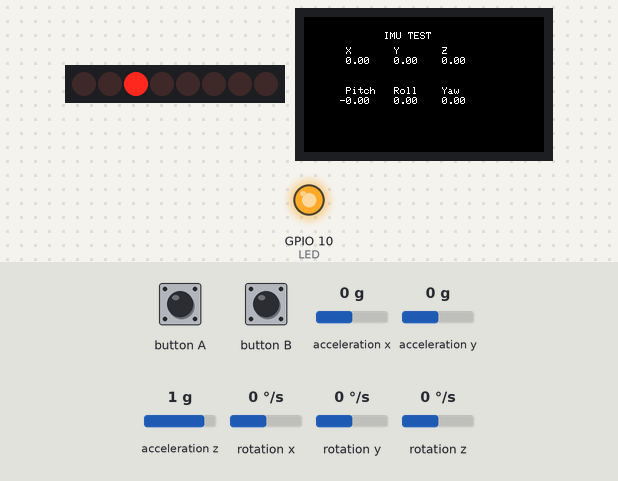
Simulated run of this sketch. Board: ESP32. Parts: 8 shift-register outputs drawn as a row of LEDs (first output left, lit = HIGH), 240×135 colour display, output pins drawn as LEDs (lit = HIGH). Wiring (inferred from the names in the program): shift register (74HC595): data GPIO 26; shift clock GPIO 25; latch GPIO 0. Wiring (inferred from the signals the program sends): row of LEDs: on Q0, Q1, Q2, Q3, Q4, Q5, Q6, Q7. Inputs (shaded band) come from the test bench; at power-on: acceleration x 0 g, acceleration y 0 g, acceleration z 1 g, rotation x 0 °/s, rotation y 0 °/s, rotation z 0 °/s. WiFi joins after 1.5 s; servers stay silent unless stated; web services answer with replies made up by the test bench; pins used as bus, display or sensor lines are not drawn; what the sketch prints to the serial monitor is not drawn.

Above: at 3.86 s.
3.9 s: acceleration x set to -1.4 g
At 4.59 s:
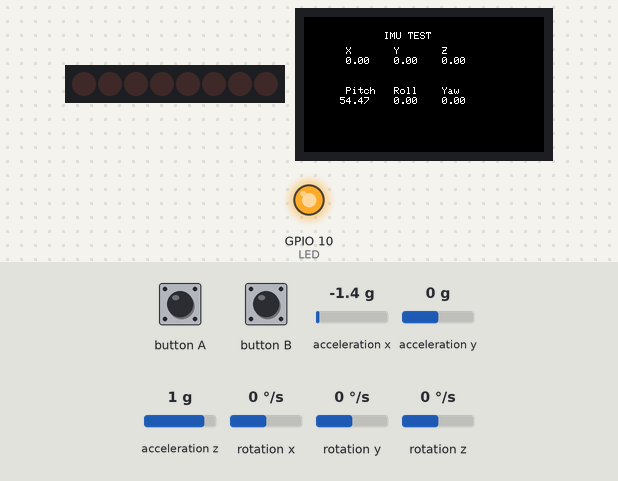
5.7 s: acceleration y set to -1.4 g
At 6.54 s:
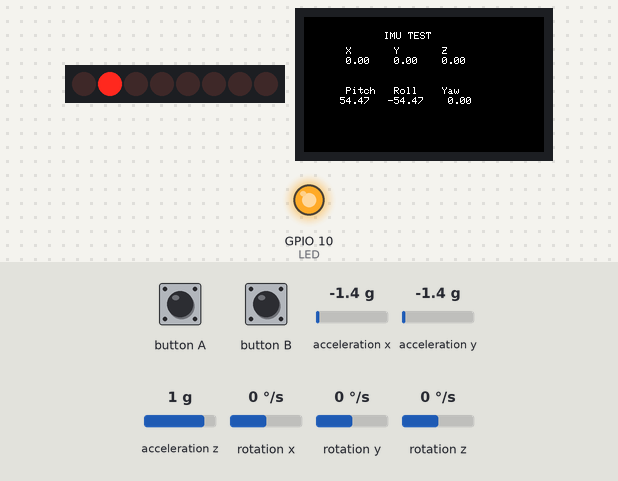
7.8 s: acceleration z set to -1.4 g
At 8.46 s:
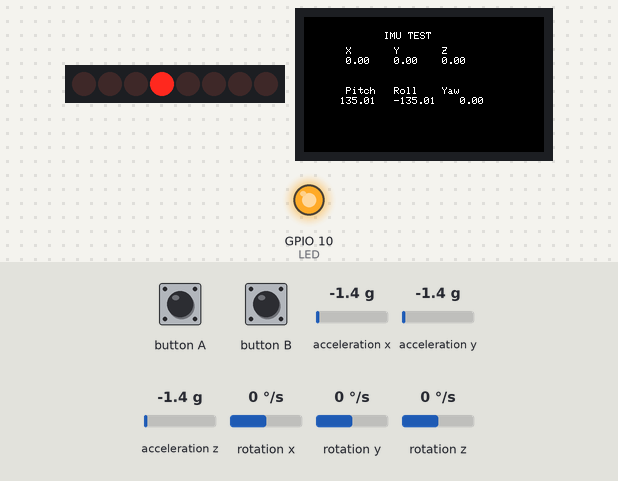
9.6 s: rotation x set to -192 °/s
At 10.51 s:
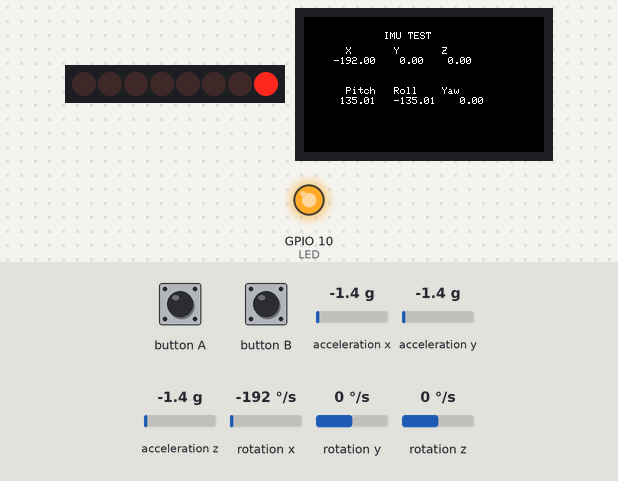
11.4 s: rotation y set to -32 °/s
At 11.96 s:
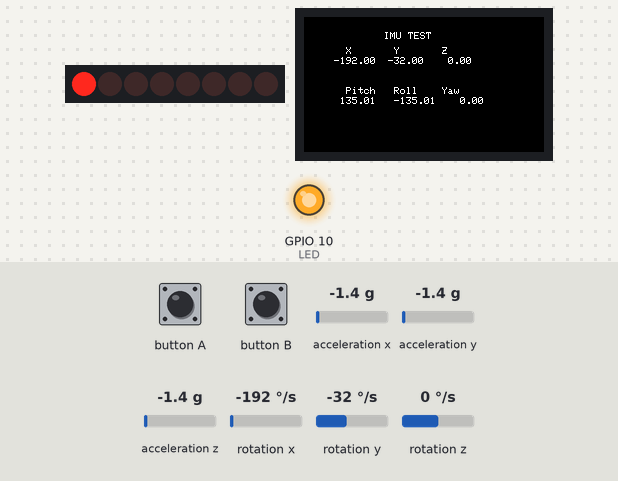
13.3 s: rotation y set to -38 °/s
At 31.9 s:
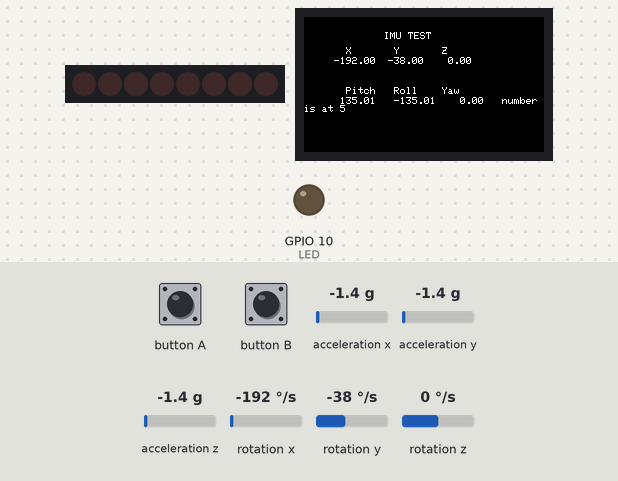
Timing chart, 0 to 32.6 s (numbered marks = the images above; inputs shaded):
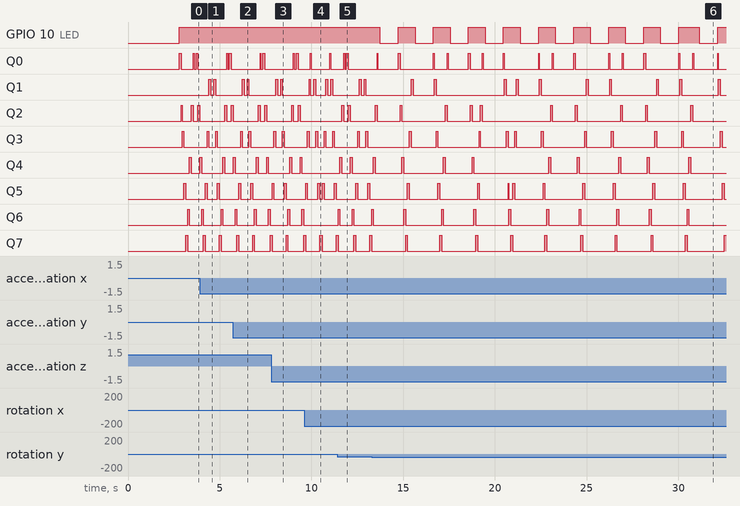

Measured:
- the behaviour switches between -34 and -35 °/s on rotation y (found by bisection; images 5 and 6)
- after the input at 13.3 s, GPIO 10 (LED): goes 8 × (LOW 1.0 s, HIGH 0.91 s), LOW 1.0 s, HIGH 1.1 s, LOW 1.0 s, then HIGH, starting after 0.43 s
- what the display in image 6 shows lasts 1.1 s, from 31.0 s to 32.1 s

The sketch:

NameBadgeWithStumbleMeter.ino
```cpp
#include <ETH.h>
#include <M5StickCPlus.h>
#include <WiFi.h>
#include "secrets.h"
#include<HTTPClient.h>

char ssid[] = SECRET_SSID;   // your network SSID (name)
char pass[] = SECRET_PASS;   // your network password
int keyIndex = 0;            // your network key Index number (needed only for WEP)
WiFiClient  client;

const char* resource = "/trigger/Button_Press/with/key/f7es5dadMw0EoH0c0WuLun0BzBXdzlU-2UUK4uXjTTb";
const char* server = "maker.ifttt.com";

int datapin = 26; //blue
int clockpin = 25; //green
int latchpin = 0; //yellow

// We'll also declare a global variable for the data we're
// sending to the shift register:

byte data = 0;

float gyroX = 0.0F;
float gyroY = 0.0F;
float gyroZ = 0.0F;

float pitch = 0.0F;
float roll  = 0.0F;
float yaw   = 0.0F;

int number = 0;
//int counter = 0;

const int LED = 10;
#define LED_BUILTIN 10

void setup() {
  Serial.begin(115200);  //Initialize serial
 M5.begin();
  M5.IMU.Init();
   delay(1000);
   M5.Lcd.setRotation(3);
  M5.Lcd.fillScreen(BLACK);
  M5.Lcd.setTextSize(1);
  M5.Lcd.setCursor(80, 15);
  M5.Lcd.println("IMU TEST");
  M5.Lcd.setCursor(30, 30);
  M5.Lcd.println("  X       Y       Z");
  M5.Lcd.setCursor(30, 70);
  M5.Lcd.println("  Pitch   Roll    Yaw");

  // Set the three SPI pins to be outputs:
  pinMode(datapin, OUTPUT);
  pinMode(clockpin, OUTPUT);
  pinMode(latchpin, OUTPUT);
   pinMode(LED, OUTPUT);

   WiFi.begin(SECRET_SSID,SECRET_PASS);
 Serial.print("Connecting to ");
 Serial.println(SECRET_SSID);
 while (WiFi.status() != WL_CONNECTED){
    Serial.print(".");
    delay(500);
 }
 Serial.println();
 Serial.print("Connecting to ");
 Serial.print(SECRET_SSID);

   while (!Serial) {
    ; // wait for serial port to connect. Needed for Leonardo native USB port only
  }

   WiFi.mode(WIFI_STA);


}

void loop()
{

  ///gyro
M5.IMU.getGyroData(&gyroX,&gyroY,&gyroZ);
M5.IMU.getAhrsData(&pitch,&roll,&yaw);

 M5.Lcd.setCursor(30, 40);
  M5.Lcd.printf("%6.2f  %6.2f  %6.2f      ", gyroX, gyroY, gyroZ);

  M5.Lcd.setCursor(30, 80);
  M5.Lcd.printf(" %5.2f   %5.2f   %5.2f   ", pitch, roll, yaw);
  delay(100);

  if(gyroX >= 35 || gyroX <= -35 ){
    if(gyroY >= 35 || gyroY <= -35 ){
      if(gyroY >= 35 || gyroY <= -35 ){
        if(pitch >= 10 || pitch <= -10 || roll >= 100 || roll <= 65 ){
      digitalWrite(LED, LOW); // turn the LED on
      delay(1000);
      digitalWrite(LED, HIGH); // turn the LED off

      number++;
        if(number >= 10){
          number = 0;
          }// all five ending brackets end the series of if statements for gyro axis, pitch, roll, and yaw conditions
         }
        }
       }
      }
      else{
      digitalWrite(LED, HIGH); // turn the LED off
            }// end of else statement
/// end of gyro


 /// name badge
  int index;
  int delayTime = 50; // time (milliseconds) to pause between LEDs
                       // make this smaller for faster switching

  // step through the LEDs, from 0 to 7

  for(index = 0; index <= 7; index++)
  {
    shiftWrite(index, HIGH);    // turn LED on
    delay(delayTime);       // pause to slow down the sequence
    shiftWrite(index, LOW); // turn LED off
  }

  // step through the LEDs, from 7 to 0

  for(index = 7; index >= 0; index--)
  {
    shiftWrite(index, HIGH);    // turn LED on
    delay(delayTime);       // pause to slow down the sequence
    shiftWrite(index, LOW); // turn LED off
  }
  /////////////end of larson scan name badge

  M5.update();
  if(number >=9){
    makeIFTTTRequest2();
    M5.Lcd.print("number is at 5");
  }///// end of IFTTT


}//end of void loop


////IFTTT functions
void makeIFTTTRequest2(){
  Serial.println("Connecting to " + String(server));
  HTTPClient http;
  http.begin(String("https://")+server+resource);

  int response = http.GET();
  if(response > 0){
    Serial.println("Response: " + String(response));
    Serial.println("Response body: " + http.getString());
  }
  else{
    Serial.println("Request failed");
  }
  http.end();
}//////end of IFTTT functions


 //// larson scan name badge functions
void shiftWrite(int desiredPin, boolean desiredState)

{
  // First we'll alter the global variable "data," changing the
  // desired bit to 1 or 0:

  bitWrite(data,desiredPin,desiredState);

  // Now we'll actually send that data to the shift register.
  // The shiftOut() function does all the hard work of
  // manipulating the data and clock pins to move the data
  // into the shift register:

  shiftOut(datapin, clockpin, MSBFIRST, data);

  // Once the data is in the shift register, we still need to
  // make it appear at the outputs. We'll toggle the state of
  // the latchPin, which will signal the shift register to "latch"
  // the data to the outputs. (Latch activates on the high-to
  // -low transition).

  digitalWrite(latchpin, HIGH);
  digitalWrite(latchpin, LOW);
}//// end of name badge functions
```

secrets.h
```cpp
// Use this file to store all of the private credentials
// and connection details

#define SECRET_SSID "Scytale"		// replace MySSID with your WiFi network name
#define SECRET_PASS ""	// replace MyPassword with your WiFi password

#define SECRET_CH_ID 1534175			// replace 0000000 with your channel number
#define SECRET_WRITE_APIKEY "DX0CPL98AV0M4PEF"   // replace XYZ with your channel write API Key
```
